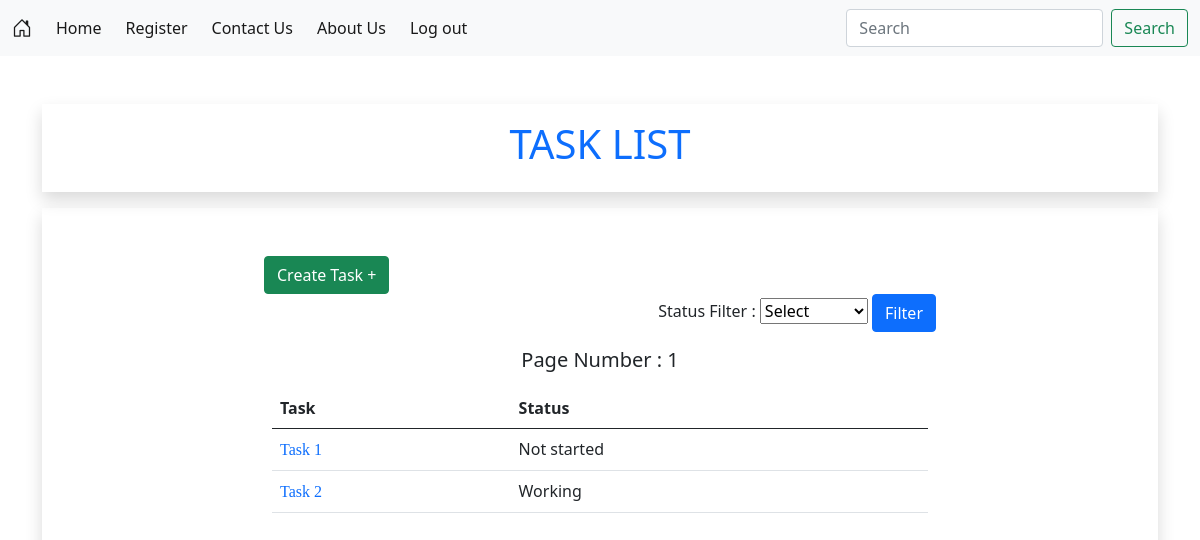
/user_task_list (signed in), run on an earlier commit of the app's database.
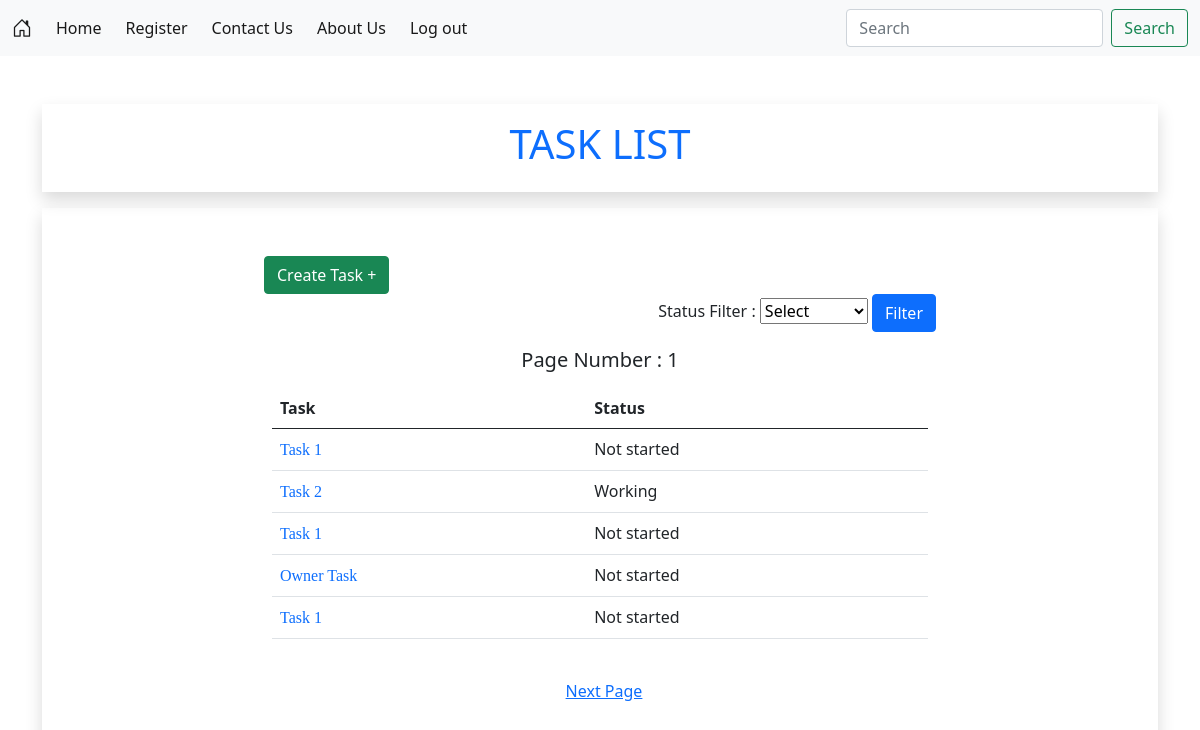
And on a later commit of the database.
### task_manager_app/models.py (models this page shows, shortened)
class TaskModel(models.Model):
    class StatusChoices(models.IntegerChoices):
        Not_started = 0,"Not started"
        Started = 1 ,"Strated"
        Working = 2 ,"Working"
        Done = 3,"Done"
    task_name = models.CharField(max_length=100)
    status = models.IntegerField(choices = StatusChoices.choices)
    owner = models.ForeignKey(User,on_delete=models.CASCADE)
    created_at = models.DateTimeField(auto_now_add=True,blank=True)
    updated_at = models.DateTimeField(auto_now_add=False,auto_now=True)

### task_manager_app/views.py (the view)
# urls.py: path("user_task_list",views.user_task_list,name='user_task_list'),
@login_required(login_url='http://127.0.0.1:8000/log_in')
def user_task_list(request,*args,**kwargs):
    if request.method == "GET":
        if request.user.is_authenticated:
            data = TaskModel.objects.filter(owner_id=request.user.id)
            status = request.GET.get('status')
            print(status)
            if status :
                if status != 'None':
                    data = data.filter(status=status)
            task_paginator = Paginator(data,5)
            page_no = request.GET.get('page_no',1)
            data = task_paginator.get_page(page_no)
            task = TaskModel(request).StatusChoices
            return render(request, 'user_task_list.html', {'data': data,'status_choice':task,'status':status})
        messages.warning(request, "No Permission Login First !!!")
        return redirect('log_in')

### task_manager_app/templates/user_task_list.html (shortened to what this page needs)
{% extends 'base.html' %}
{% block body %}
<div class="container">
    <div class="container text-center text-primary mb-3 mt-5 shadow p-3">
        <h1> TASK LIST </h1>
    </div>
    <div class="shadow p-5">
        <div class="row">
            <div class="col-2">
            </div>
            <div class="col-8">
                <div>
                    <div>
                        <div style="display: inline;">
                            <a class="btn btn-success" href="{% url 'create_task' %}">Create Task + </a>
                        </div>
                        <div style="display: inline; text-align: end;">
                            <form action="{% url 'user_task_list' %}?status='{{status}}'" method="get">
                            <label for="status">Status Filter : </label>
                            <select name="status" id="status">Status
                                <option value="">Select</option>
                            </select>
                            <button class="btn btn-primary" type="submit">Filter</button>
                        </form>
                        </div>
                    </div>
                    <div class="mb-3  p-2">
                        <table class="table">
                            <thead>
                                <tr>
                                    <th scope="col">Task</th>
                                    <th scope="col">Status</th>
                                </tr>
                            </thead>
                            <tbody>
                                <div class="text-center p-2"><h5>Page Number : {{data.number}}</h5></div>
                                {% for d in data %}
                                <tr>
                                    <td><a style="font-family: cursive;" class="text-decoration-none"
                                            href="{% url 'task_details' d.id %}">{{d.task_name}}</a></td>
                                    <td>{{d.get_status_display}}</td>
                                </tr>
                                {% endfor %}
                            </tbody>
                        </table>
                    </div>
                </div>
            </div>
            <div class="text-center">
                <span class="m-1">
                    {% if data.has_next %}
                    <a href="{% url 'user_task_list' %}?page_no={{data.next_page_number}}&status={{status}}">Next Page</a>
                    {% endif %}
                </span>
            </div>
        </div>
    </div>
</div>
{% endblock body %}

What changed in the data, as far as the page shows it:
added TaskModel: task_name "Task 1", status "Not started"
added TaskModel: task_name "Owner Task", status "Not started"
added TaskModel: task_name "Task 1", status "Not started"
Also different on the page:
text now shown: "Next Page"
